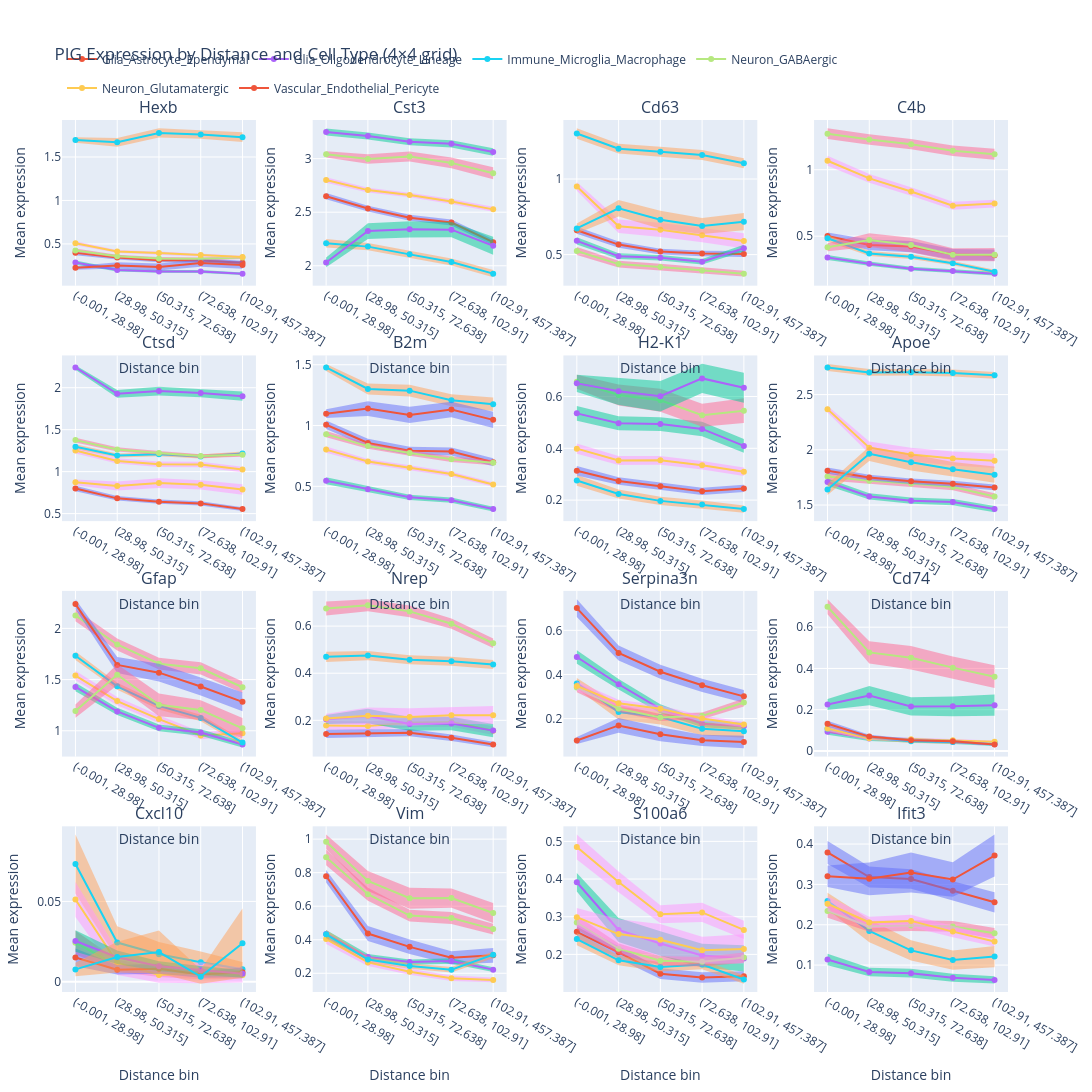

The code cell stored with this chart in its notebook:
### Markdown cell above
<a id="rq3_viz"></a>
#### 5.c.iv. Visualization of PIG expression by cell type and distance bin

##### Mathematical formulation
- For each gene g, broad type t, and distance bin b, let the set of cells be $I_{g,t,b}$ with size $n_{g,t,b}$ and log1p-normalized expression values $\{x_{ig}\}_{i\in I_{g,t,b}}$.
- The per-bin mean and standard error of the mean (SEM) are
  $$
  \bar x_{g,t,b} \,=\, \frac{1}{n_{g,t,b}}\sum_{i\in I_{g,t,b}} x_{ig},\qquad
  \mathrm{SEM}_{g,t,b} \,=\, \frac{s_{g,t,b}}{\sqrt{n_{g,t,b}}},\quad
  s_{g,t,b}^2 \,=\, \frac{1}{n_{g,t,b}-1}\sum_{i\in I_{g,t,b}} (x_{ig}-\bar x_{g,t,b})^2.
  $$
- The plotted confidence band uses a normal approximation (large n) to draw an approximate 95% CI as
  $$
  \bar x_{g,t,b} \,\pm\, 1.96\,\mathrm{SEM}_{g,t,b}.
  $$

##### Results and discussion
- Looking at the interactive plot in the following cell, we can confirm that glial-type cells exhibit a higher transcript count of Apoe compared to unlabeled cells.
- Further, GABAergic and Glutamatergic neurons show a much lower expression of Apoe in comparison.
- Further, the difference in expression remains significant even after accounting for the 95% confidence interval.

### Code cell
interactive_comp_pig_regression_grid(agg, PIG_GENES, bin_order)
